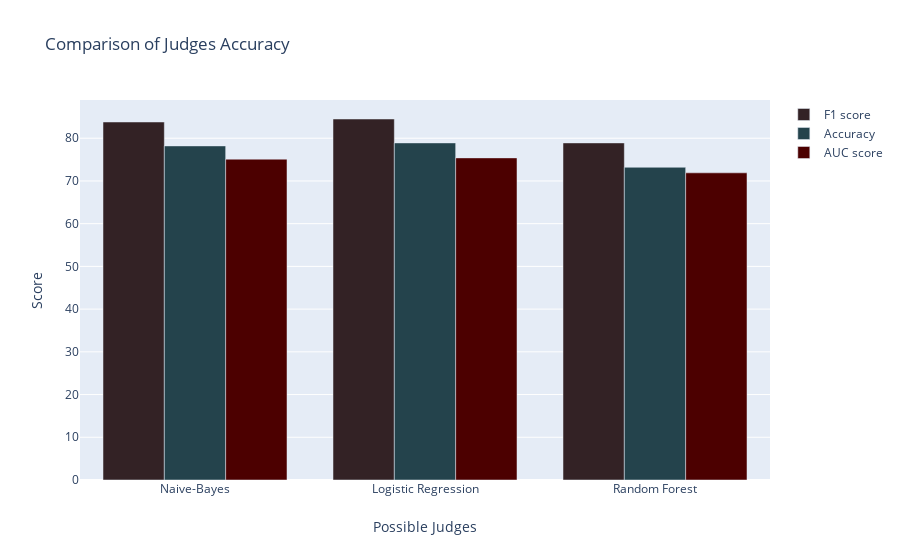

The notebook cell saved with this chart:
### Code cell
import plotly
import plotly.graph_objs as go
import plotly.offline as offline
from plotly.graph_objs import *
from plotly.offline import download_plotlyjs, init_notebook_mode, plot, iplot

init_notebook_mode(connected=True)


# Let's display that with plotly.
mydata1 = go.Bar(
    x=compare_models.loc['F1 score'].index,
    y=compare_models.loc['F1 score'],
    name=compare_models.index[0],
    marker=dict(color='#332225')
)
mydata2 = go.Bar(
    x=compare_models.loc['Accuracy'].index,
    y=compare_models.loc['Accuracy'],
    name=compare_models.index[1],
    marker=dict(color='#24434C')
)
mydata3 = go.Bar(
    x=compare_models.loc['AUC score'].index,
    y=compare_models.loc['AUC score'],
    name=compare_models.index[2],
    marker=dict(color='#4c0000')
)
mylayout = go.Layout(
    title='Comparison of Judges Accuracy',
    xaxis = dict(title = 'Possible Judges'), # x-axis label
    yaxis = dict(title = 'Score'), # y-axis label
    
)
fig = go.Figure(data=[mydata1, mydata2, mydata3], layout=mylayout)
iplot(fig)

### Figure 1 — Plotly figure (JSON) as saved in the notebook; plotly's stock layout.template omitted (floating-point values rounded to 4 significant figures)
{"data": [{"marker": {"color": "#332225"}, "name": "F1 score", "type": "bar", "x": ["Naive-Bayes", "Logistic Regression", "Random Forest"], "y": [83.8, 84.5, 78.9]}, {"marker": {"color": "#24434C"}, "name": "Accuracy", "type": "bar", "x": ["Naive-Bayes", "Logistic Regression", "Random Forest"], "y": [78.2, 78.9, 73.2]}, {"marker": {"color": "#4c0000"}, "name": "AUC score", "type": "bar", "x": ["Naive-Bayes", "Logistic Regression", "Random Forest"], "y": [75.1, 75.4, 71.9]}], "layout": {"title": {"text": "Comparison of Judges Accuracy"}, "xaxis": {"title": {"text": "Possible Judges"}}, "yaxis": {"title": {"text": "Score"}}}}
